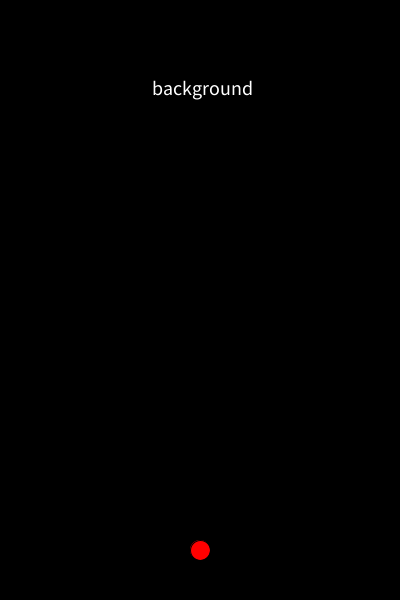
Frame 1 (no input)
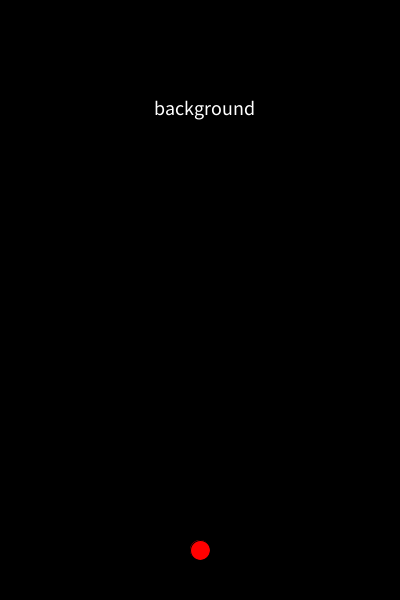
Frame 60 (the mouse pressed at the canvas centre just before this capture)
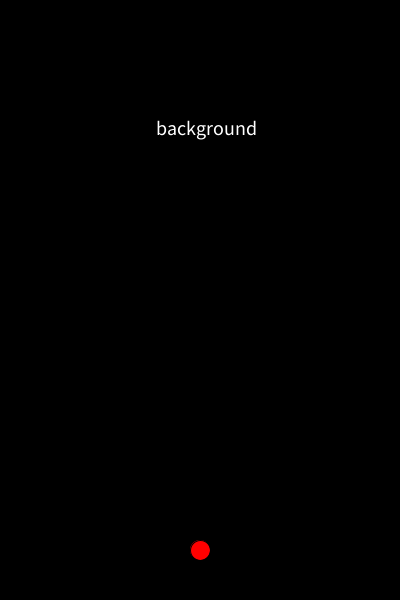
Frame 120 (the mouse held since frame 60 and released just before this capture)

The Processing sketch that drew these frames (run headless with seeded random() and noise(); from frame 60 on, the mouse is pressed at the canvas centre):

// Processing sketch: week06_A_game_shoot_string_compare_Q_A_next_word
// ── week06_A_game_shoot_string_compare_Q_A_next_word.pde
void setup(){
  size(400,600);
  textSize(20);
  randomQ();
}
void randomQ(){
  int i = int(random(QQ.length));
  Q = QQ[i];
  x = random(100,300);//隨機出現的座標
  y = random(0,100);//隨機出現的座標
}
String [] QQ = {"void" , "setup" , "float" , "string" , "background" , "fill" , "break"};
String Q="hello",A="";
float x = 100 , y = 100;
void draw(){
  background(0);
  fill(#FFFFFF); text(Q,x,y);
  fill(#FF0000); text(A,x,y);
  ellipse(200,550,20,20);
  float dx = (200-x),dy = (550-y),d = sqrt(dx*dx+dy*dy)*3;
  x+=dx/d;
  y+=dy/d;
  if(keyPressed){
    stroke(255,0,0);//線的顏色
    line(200,550,x,y);
  }
}
void keyPressed(){
  int i = A.length();
  if(key == Q.charAt(i)){
    A += key;
    if(Q.equals(A)){
      randomQ();
      A = "";
    }
  }
}
